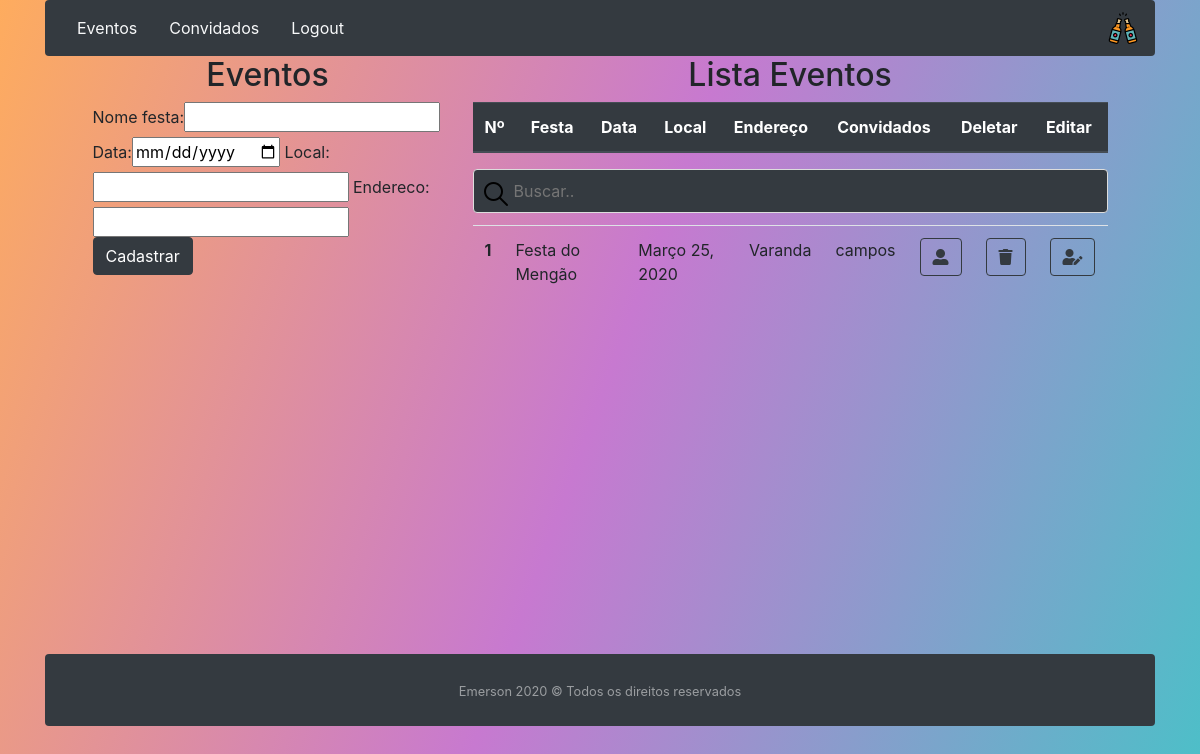
The app's page /eventos/list/ (signed in) with its own data.
### evento/models.py (models this page shows, shortened)
class Evento(models.Model):
    user = models.ForeignKey(settings.AUTH_USER_MODEL, default=1, on_delete=models.CASCADE)
    nome_festa = models.CharField(max_length=150)
    data = models.DateField()
    local = models.CharField(max_length=150)
    endereco = models.CharField(max_length=200)

### evento/views.py (the view)
# urls.py: path('list/', listaEvento, name='eventos'),
@login_required()
def listaEvento(request):
    form = EventoForm()
    eventos = Evento.objects.filter(
        user=request.user
    )
    return render(request, 'evento/listaevento.html',{'eventos':eventos, 'form':form})

### evento/forms.py
class EventoForm(ModelForm):
    class Meta:
        model= Evento
        fields = '__all__'
        widgets = {'user': forms.HiddenInput(), 'data':DateInput()}

### evento/templates/evento/listaevento.html (shortened to what this page needs)
{%extends 'evento/base.html'%}
{% load bootstrap %}
{%load static%}
{%block menu%}
<nav class="navbar navbar-dark bg-dark rounded">
    <ul class="nav">
      <li class="nav-item">
        <a class="nav-link active text-light bg-dark" href="{%url 'eventos'%}">Eventos</a>
      </li>
      <li class="nav-item">
        <a class="nav-link text-light bg-dark" href="{%url 'convidados'%}">Convidados</a>
      </li>
      <li class="nav-item">
         <a class="nav-link text-light bg-dark" href="{%url 'logout'%}" >Logout</a>
      </li>
    </ul>
    <div>
        <img src="{% static '/img/cerveja.png'%}">
    </div>
</nav>
{%endblock%}
{%block main%}
<div class="row justify-content-md-center">
    <div class="col-lg-4">
        <form action= "{% url 'newEvento' %}" method ="POST">
            <h2 align="center">Eventos</h2>
            {{form|bootstrap}}
            <button type="submit" class="btn btn-dark">Cadastrar</button>
        </form>
    </div>
    <div class="col-lg-7 overflow-auto">
        <h2 align="center">Lista Eventos</h2>
        <table class="table rounded" >
          <thead class="thead-dark rounded">
            <tr>
              <th scope="col">Nº</th>
              <th scope="col">Festa</th>
              <th scope="col">Data</th>
              <th scope="col">Local</th>
              <th scope="col">Endereço</th>
              <th scope="col">Convidados</th>
              <th scope="col">Deletar</th>
              <th scope="col">Editar</th>
            </tr>
          </thead>
        </table>
        <div class="anyClass">
            <input type="text" id="myInput" onkeyup="myFunction()" placeholder="Buscar.." class="text-light bg-dark rounded">
            <table class="table" id="myTable" >
                <tbody>
                    {%for eventos in eventos%}
                    <tr>
                      <th scope="row">{{eventos.id}}</th>
                      <td>{{eventos.nome_festa}}</td>
                      <td>{{eventos.data}}</td>
                      <td>{{eventos.local}}</td>
                      <td>{{eventos.endereco}}</td>
                      <td>
                          <a class="btn btn-outline-dark" href="{%url 'convidadoEvento' eventos.id %}">
                              <i class="fas fa-user-alt"></i>
                          </a>
                      </td>
                      <td>
                          <a class="btn btn-outline-dark" href="{%url 'deleteEvento' eventos.id %} ">
                              <i class="fas fa-trash"></i>
                          </a>
                      </td>
                      <td>
                          <a class="btn btn-outline-dark" href="{%url 'updateEvento' eventos.id %} ">
                              <i class="fas fa-user-edit"></i>
                          </a>
                      </td>
                    </tr>
                    {%endfor%}
                </tbody>
            </table>
        </div>
    </div>
</div>
{%endblock%}

### static/stick-footer.css (style rules this page uses)
html, body { height: 100%; }
body { background: #007bff; background: linear-gradient(to right, #0062E6, #33AEFF); }

### static/style.css (style rules this page uses)
body { background: linear-gradient(110deg, #fc00ff, #00dbde ); }

### static/scroll.css (style rules this page uses)
.anyClass { height:485px; overflow-y: scroll; }

### static/searchComponent.css (style rules this page uses)
#myInput { background-image: url('img/loupe.png'); background-position: 10px 12px; background-repeat: no-repeat; width: 100%; font-size: 16px; padding: 12px 20px 12px 40px; border: 1px solid #ddd; margin-bottom: 12px; height:9%; }

### records on screen
Evento: id "1", nome_festa "Festa do Mengão", data "Março 25, 2020", local "Varanda", endereco "campos"
